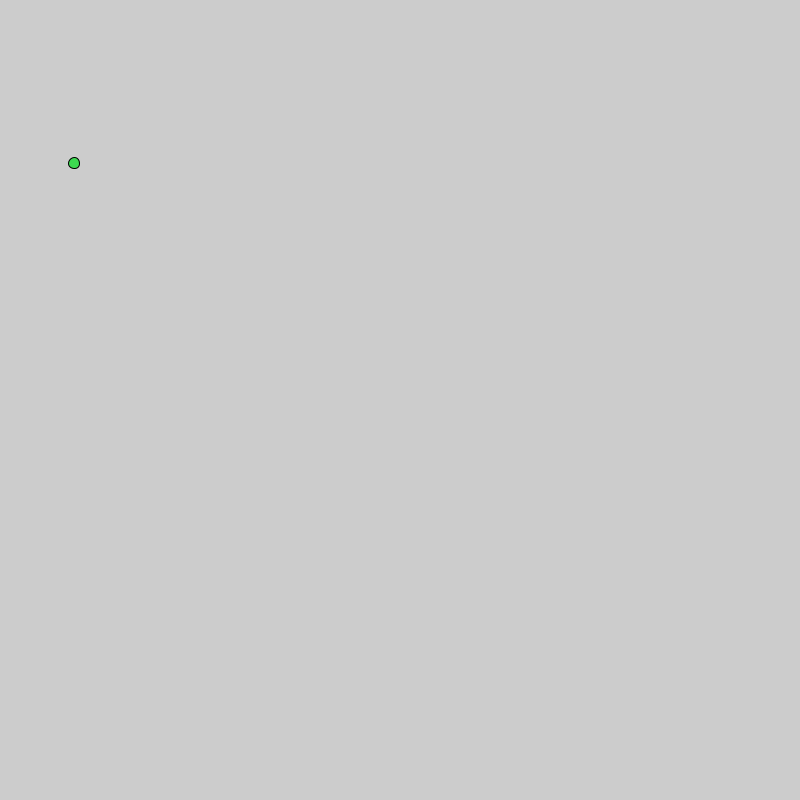
Frame 1 (no input)
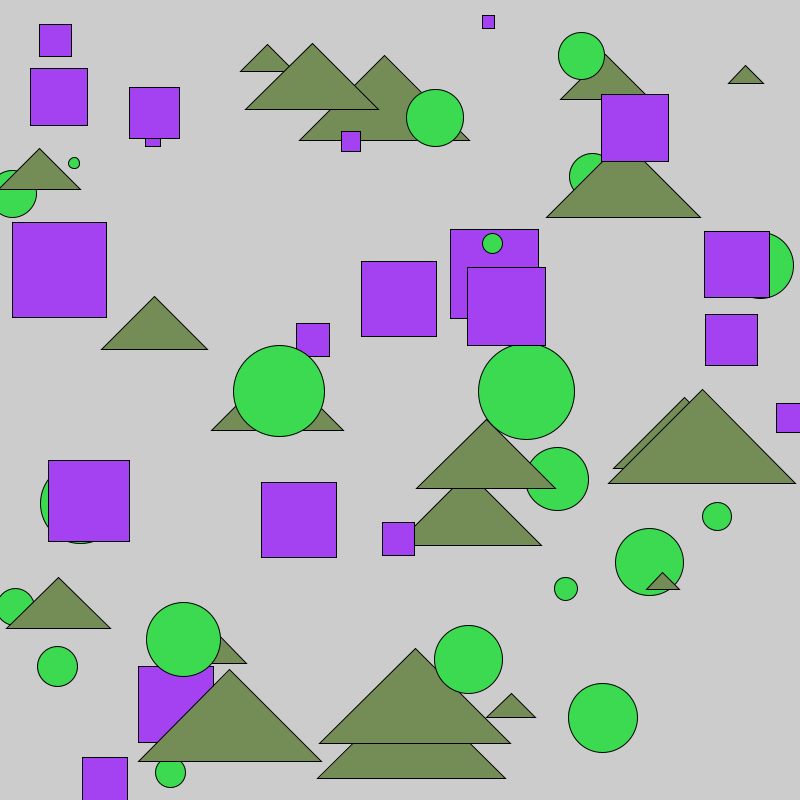
Frame 60 (the mouse pressed at the canvas centre just before this capture)
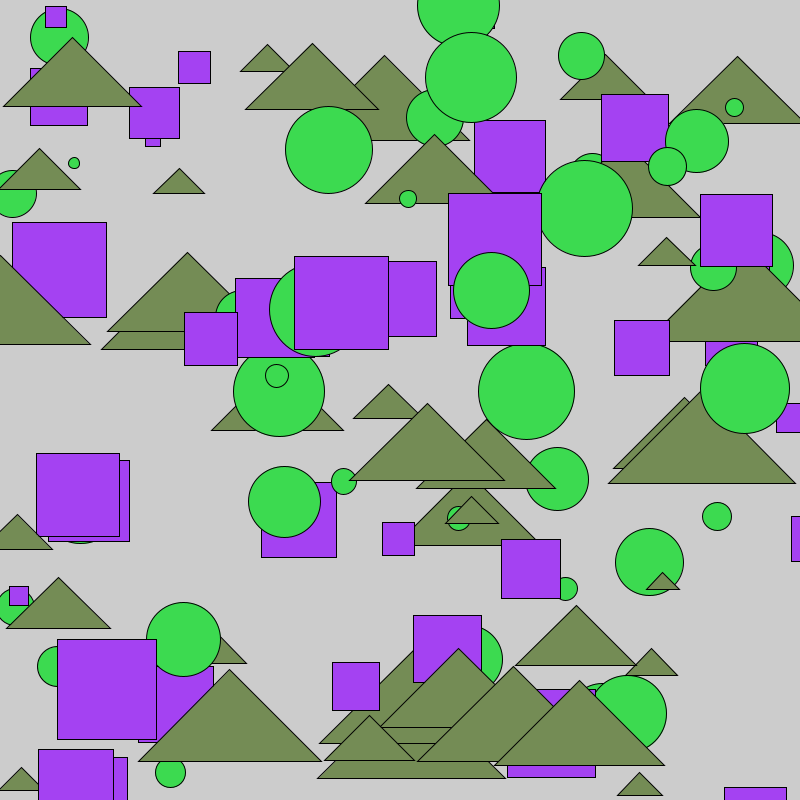
Frame 120 (the mouse held since frame 60 and released just before this capture)

The Processing sketch that drew these frames (run headless with seeded random() and noise(); from frame 60 on, the mouse is pressed at the canvas centre):

// Processing sketch: arrayColors
// ── arrayColors.pde

int numColors = 3;
color [] colors;

void setup(){
  
  size(800,800);
  colors = new color[3];
  
  for(int i=0; i<colors.length; i++){
    colors[i] = color(random(255), random(255), random(255));
  }
}

void draw(){
  
  float x = random(width);
  float y = random(height);
  float s = random(10, 100);
  
  if(frameCount%3==0){
    fill(colors[0]);
    rect(x, y, s, s);
  }
  else if(frameCount%3==1){
    fill(colors[1]);
    ellipse(x, y, s, s);
  }
  else {
    fill(colors[2]);
    triangle(x, y, x-s, y+s, x+s, y+s);
  }
}
